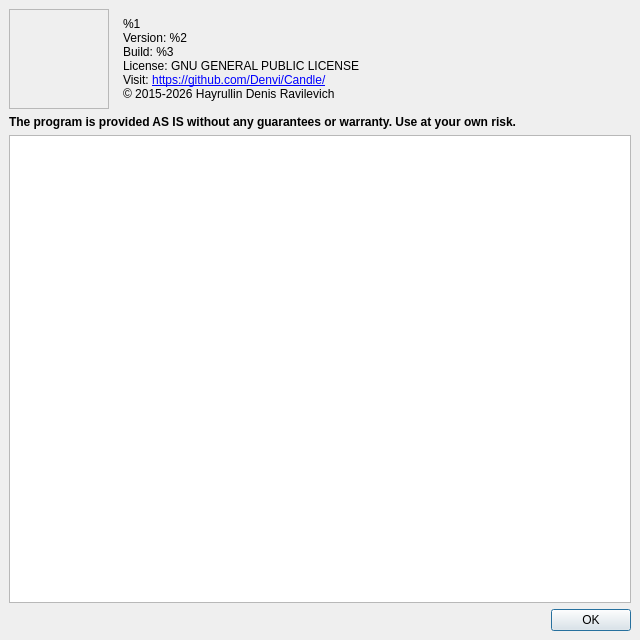
<?xml version="1.0" encoding="UTF-8"?>
<ui version="4.0">
 <class>frmAbout</class>
 <widget class="QDialog" name="frmAbout">
  <property name="geometry">
   <rect>
    <x>0</x>
    <y>0</y>
    <width>640</width>
    <height>640</height>
   </rect>
  </property>
  <property name="windowTitle">
   <string>About</string>
  </property>
  <property name="styleSheet">
   <string notr="true"/>
  </property>
  <layout class="QVBoxLayout" name="verticalLayout">
   <property name="leftMargin">
    <number>9</number>
   </property>
   <property name="topMargin">
    <number>9</number>
   </property>
   <property name="rightMargin">
    <number>9</number>
   </property>
   <property name="bottomMargin">
    <number>9</number>
   </property>
   <item>
    <layout class="QHBoxLayout" name="horizontalLayout_2" stretch="0,0,1">
     <property name="spacing">
      <number>14</number>
     </property>
     <item>
      <widget class="QFrame" name="frame">
       <property name="minimumSize">
        <size>
         <width>100</width>
         <height>100</height>
        </size>
       </property>
       <property name="styleSheet">
        <string notr="true">image: url(:/images/candle_256.png);</string>
       </property>
       <property name="frameShape">
        <enum>QFrame::StyledPanel</enum>
       </property>
       <property name="frameShadow">
        <enum>QFrame::Raised</enum>
       </property>
      </widget>
     </item>
     <item>
      <widget class="QLabel" name="lblAbout">
       <property name="text">
        <string>&lt;html&gt;&lt;head/&gt;&lt;body&gt;&lt;p&gt;%1&lt;br/&gt;Version: %2&lt;br/&gt;Build: %3&lt;br/&gt;License: GNU GENERAL PUBLIC LICENSE&lt;br/&gt;Visit: &lt;a href=&quot;https://github.com/Denvi/Candle/&quot;&gt;&lt;span style=&quot; text-decoration: underline;&quot;&gt;https://github.com/Denvi/Candle/&lt;br/&gt;&lt;/span&gt;&lt;/a&gt;© 2015-2026 Hayrullin Denis Ravilevich&lt;/p&gt;&lt;/body&gt;&lt;/html&gt;</string>
       </property>
       <property name="alignment">
        <set>Qt::AlignLeading|Qt::AlignLeft|Qt::AlignVCenter</set>
       </property>
      </widget>
     </item>
     <item>
      <spacer name="horizontalSpacer_2">
       <property name="orientation">
        <enum>Qt::Horizontal</enum>
       </property>
       <property name="sizeHint" stdset="0">
        <size>
         <width>40</width>
         <height>20</height>
        </size>
       </property>
      </spacer>
     </item>
    </layout>
   </item>
   <item>
    <widget class="QLabel" name="label_2">
     <property name="text">
      <string>&lt;html&gt;&lt;head/&gt;&lt;body&gt;&lt;p&gt;&lt;span style=&quot; font-weight:600;&quot;&gt;The program is provided AS IS without any guarantees or warranty. Use at your own risk.&lt;/span&gt;&lt;/p&gt;&lt;/body&gt;&lt;/html&gt;</string>
     </property>
     <property name="wordWrap">
      <bool>true</bool>
     </property>
    </widget>
   </item>
   <item>
    <widget class="QPlainTextEdit" name="txtLicense">
     <property name="font">
      <font>
       <pointsize>9</pointsize>
      </font>
     </property>
     <property name="readOnly">
      <bool>true</bool>
     </property>
    </widget>
   </item>
   <item>
    <layout class="QHBoxLayout" name="horizontalLayout">
     <item>
      <spacer name="horizontalSpacer">
       <property name="orientation">
        <enum>Qt::Horizontal</enum>
       </property>
       <property name="sizeHint" stdset="0">
        <size>
         <width>40</width>
         <height>20</height>
        </size>
       </property>
      </spacer>
     </item>
     <item>
      <widget class="QPushButton" name="cmdOk">
       <property name="text">
        <string>OK</string>
       </property>
      </widget>
     </item>
    </layout>
   </item>
  </layout>
 </widget>
 <resources/>
 <connections/>
</ui>
